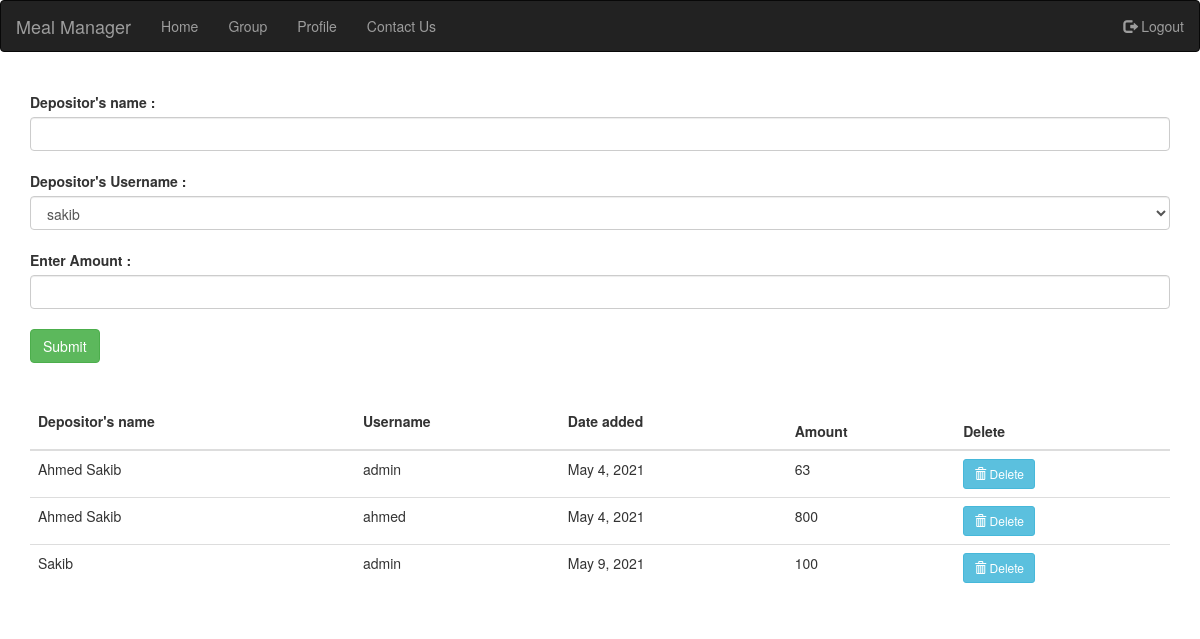
Page /cashdeposit/ (signed in) on the committed database.
### cashdeposit/models.py (models this page shows, shortened)
class CashDeposit(models.Model):
    cashdeposit = models.CharField(max_length=100)
    user = models.ForeignKey(User,on_delete=models.CASCADE)
    date = models.DateField(auto_now=True)
    amount = models.IntegerField(default=0)

### cashdeposit/views.py (the view, shortened to what this page needs)
# urls.py: path('',cashdeposit.as_view(),name='cashdeposit'),
class cashdeposit(TemplateView):
    template_name = 'cashdeposit/cashdeposit.html'
    def get(self, request):
        form = CashDepositForm()
        cashdeposits = CashDeposit.objects.all()
        friend = Friend.objects.get(current_user=request.user)
        friends = friend.users.all()
        args = {'form':form,'cashdeposits':cashdeposits,'friends':friends}
        return render(request, self.template_name,args)

### cashdeposit/forms.py
class CashDepositForm(forms.ModelForm):
    cashdeposit = forms.CharField()
    amount = forms.IntegerField()
    class Meta:
        model = CashDeposit
        fields = ('cashdeposit','amount','user')

### cashdeposit/templates/cashdeposit/cashdeposit.html (shortened to what this page needs)
{% extends 'base.html' %}
{% load widget_tweaks %}
{% block body %}
    <section id="cashdeposit">
        <div class="cashdeposit">
            <div class="container">
                <div class="cashdeposit_up">
                    <form method="post" class="form">
                        <p>
                            <label>Depositor's name :</label>
                            {{ form.cashdeposit|add_class:'form-control'}}
                        </p>
                       <p>
                            <label>Depositor's Username :</label>
                            <select class="form-control" name="user" required>
                                <option value="{{ request.user.id }}">{{ request.user.username }}</option>
                            </select></p>
                        <p>
                            <label>Enter Amount :</label>
                            {{ form.amount|add_class:'form-control'}}
                        </p>
                        <button type="submit" class="btn btn-success">Submit</button>
                    </form>
                </div>
                <div class="cashdeposit_down">
                    <table class="table">
                        <thead class="thead-light">
                            <tr>
                                <th scope="col"> <p>Depositor's name</p> </th>
                                <th scope="col"> <p>Username</p> </th>
                                <th scope="col"> <p>Date added</p> </th>
                                <th scope="col">Amount</th>
                                <th scope="col">Delete</th:>
                            </tr>
                        </thead>
                        <tbody>
                            {% for cashdeposit in cashdeposits %}
                            <tr>
                                <td>{{ cashdeposit.cashdeposit }}</td>
                                <td>{{ cashdeposit.user }}</td>
                                <td> {{ cashdeposit.date }} </td>
                                <td>{{ cashdeposit.amount }}</td>
                                <td><a href="{% url 'cashdeposit:delete_cashdeposit' cashdeposit.id %}" class="btn btn-info btn-sm">
                                    <span class="glyphicon glyphicon-trash"></span> Delete
                                  </a></td>
                            </tr>
                            {% endfor %}
                        </tbody>
                    </table>
                </div>
            </div>
        </div>
    </section>
{% endblock %}

### accounts/static/accounts/css/style.css (style rules this page uses)
.cashdeposit_up { margin-top: 40px; margin-bottom: 40px; }
.cashdeposit_up .form input, .cashdeposit_up .form select { margin-bottom: 20px; }

### rows in the picture
CashDeposit: cashdeposit "Ahmed Sakib", user "admin", date "May 4, 2021", amount "63"
CashDeposit: cashdeposit "Ahmed Sakib", user "ahmed", date "May 4, 2021", amount "800"
CashDeposit: cashdeposit "Sakib", user "admin", date "May 9, 2021", amount "100"
